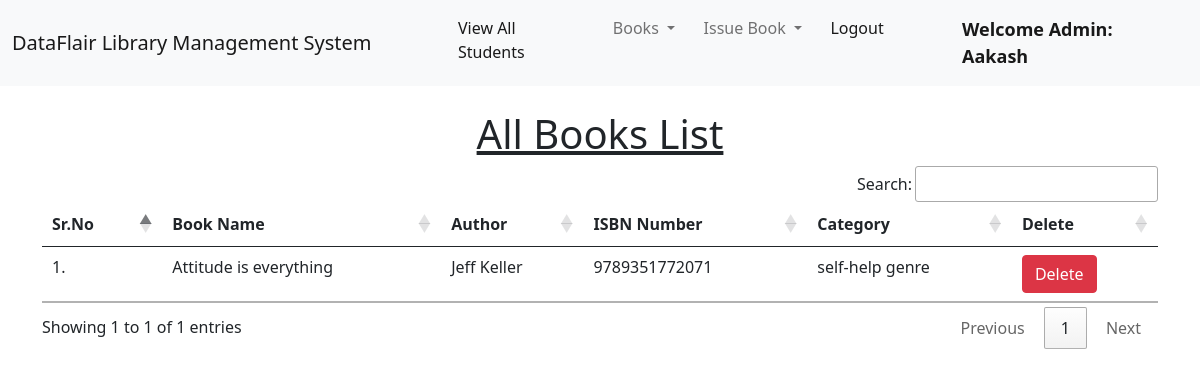
Page /view_books/ (signed in) on the committed database.
### library/models.py (models this page shows, shortened)
class Book(models.Model):
    name = models.CharField(max_length=200)
    author = models.CharField(max_length=200)
    isbn = models.PositiveIntegerField()
    category = models.CharField(max_length=50)

### library/views.py (the view)
# urls.py: path("view_books/", views.view_books, name="view_books"),
@login_required(login_url = '/admin_login')
def view_books(request):
    books = Book.objects.all()
    return render(request, "view_books.html", {'books':books})

### library/templates/view_books.html (shortened to what this page needs)
{% extends 'admin_navbar.html' %}
{% load static %}
{% block body %}
<div class="container mt-4">
    <h1 class="text-center"><u>All Books List</u></h1>
    <table class="table table-hover" id="example">
        <thead>
            <tr>
                <th>Sr.No</th>
                <th>Book Name</th>
                <th>Author</th>
                <th>ISBN Number</th>
                <th>Category</th>
                <th>Delete</th>
            </tr>
        </thead>
        <tbody>
            {% for book in books %}
            <tr>
                <td>{{forloop.counter}}.</td>
                <td>{{book.name}}</td>
                <td>{{book.author}}</td>
                <td>{{book.isbn}}</td>
                <td>{{book.category}}</td>
                <td><a href="/delete_book/{{book.id}}/" class="btn btn-danger" onclick="return confirm('Are you sure you want to delete this book?')">Delete</a></td>
            </tr>
            {% endfor %}
        </tbody>
    </table>
    </div>
{% endblock %}

### library/templates/admin_navbar.html (shortened to what this page needs)
<!doctype html>
<html lang="en">
  <head>
    <link href="https://cdn.jsdelivr.net/npm/bootstrap@5.1.0/dist/css/bootstrap.min.css" rel="stylesheet">
    <link rel="stylesheet" href="https://cdn.datatables.net/1.10.25/css/jquery.dataTables.min.css">
    <link rel="stylesheet" href="https://cdn.datatables.net/buttons/1.7.1/css/buttons.dataTables.min.css">
  </head>
  <body>
    <nav class="navbar navbar-expand-lg navbar-light bg-light">
        <div class="container-fluid">
          <a class="navbar-brand" href="#">DataFlair Library Management System</a>
          <div class="collapse navbar-collapse" id="navbarSupportedContent">
            <ul class="navbar-nav me-auto mb-2 mb-lg-0">
              <li class="nav-item">
                <a class="nav-link active" aria-current="page" href="/view_students/">View All Students</a>
              </li>
              <li class="nav-item dropdown">
                <a class="nav-link dropdown-toggle" href="#" id="navbarDropdown" role="button" data-bs-toggle="dropdown" aria-expanded="false">
                  Books
                </a>
              </li>
              <li class="nav-item dropdown">
                <a class="nav-link dropdown-toggle" href="#" id="navbarDropdown" role="button" data-bs-toggle="dropdown" aria-expanded="false">
                  Issue Book
                </a>
              </li>
              <li class="nav-item">
                <a class="nav-link active" aria-current="page" href="/logout/">Logout</a>
              </li>
              <li class="nav-item">
                <a style="font-weight:600; font-family:'Segoe UI', Tahoma, Geneva, Verdana, sans-serif; font-size: large;" class="nav-link active" href="#">Welcome Admin: {{request.user}}</a>
              </li>
            </ul>
          </div>
        </div>
      </nav>
      {% block body %}
      {% endblock %}
  </body>
</html>

### rows in the picture
Book: name "Attitude is everything", author "Jeff Keller", isbn "9789351772071", category "self-help genre"

### other values in the picture
{{ request.user }} "Aakash"
